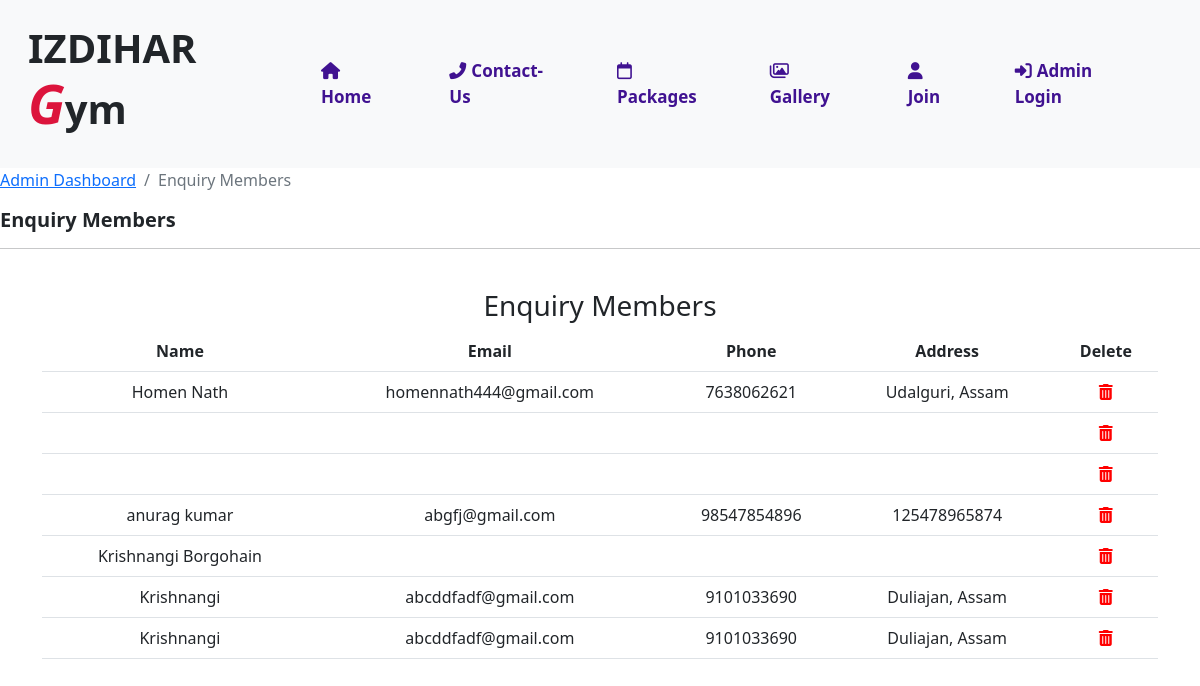
Page /admin/EnquiryMember.php on the committed database.
### tables this page shows
CREATE TABLE `join_member` (
  `id` int(11) NOT NULL,
  `name` varchar(255) NOT NULL,
  `email` varchar(255) NOT NULL,
  `phone` varchar(255) NOT NULL,
  `address` varchar(255) NOT NULL
);

### admin/EnquiryMember.php (the view, shortened to what this page needs)
<!DOCTYPE html>
<html lang="en">
<head>
    <?php include 'header.php'; ?>
</head>
<body>
    <?php include 'navbar.php'; ?>
    <nav aria-label="breadcrumb">
  <ol class="breadcrumb">
    <li class="breadcrumb-item pl-2" aria-current="page"><a href="admindashboard.php">Admin Dashboard</a></li>
    <li class="breadcrumb-item active" aria-current="page">Enquiry Members</li>
  </ol>
  <div class="col-12">
         <h5 style="font-size:20px; font-weight:bold;">Enquiry Members</h5>
         <hr>
      </div>
</nav>
    <div class="container" style="margin: top 20px;">
        <div class="row">
            <div class="col text-center">
                <h3>Enquiry Members</h3>
            </div>
        </div>
        <div class="row view-row1">
            <div class="col text-center abcd">
                <table class="table">
                    <tr>
                       <th>Name</th>
                       <th>Email</th>
                       <th>Phone</th>
                       <th>Address</th>
                       <th>Delete</th>
                    </tr>
                    <?php
                    include 'connection.php';
                    $selectquery = "select * from join_member";
                    $query = mysqli_query($conn, $selectquery);
                    while($res = mysqli_fetch_array($query))
                    {
                        ?>
                        <tr>
                        <td><?php echo $res['name'] ?></td>
                        <td><?php echo $res['email'] ?></td>
                        <td><?php echo $res['phone'] ?></td>
                        <td><?php echo $res['address'] ?></td>
                        <td><a href="deleteEnquiry.php?id=<?php echo $res['id']; ?>"><i class="fas fa-trash-alt" style="color:red"></i></td>
                    </tr>
                 <?php
                }
                ?>
                </table>
            </div>
        </div>
    </div>
</body>
</html>

### header.php (shortened to what this page needs)
<!DOCTYPE html>
<html lang="en">
<head>
</head>
<body>
</body>
</html>

### navbar.php (shortened to what this page needs)
<!DOCTYPE html>
<html lang="en">
<head>
    <?php include 'header.php'; ?>
    <link rel="stylesheet" href="navStyle.css">
    <link href="https://cdn.jsdelivr.net/npm/bootstrap@5.0.2/dist/css/bootstrap.min.css" rel="stylesheet"
>
</head>
<body>
    <nav class="navbar navbar-expand-lg navbar-light bg-light">
        <div class="container-fluid float-left">
            <h1 class="brand p-3">IZDIHAR <span style="color:crimson; font-size: 40pt;"><i>G</i></span>ym</h1>
            <div class="collapse navbar-collapse" id="navbarSupportedContent">
                <ul class="navbar-nav ms-auto mb-2 mb-lg-0">
                    <li class="nav-item">
                        <a class="nav-link active" id="nav-links" aria-current="page" href="index.php"><i
                                class="fas fa-home" style="padding-right: 5px;"></i>Home</a>
                    </li>
                    <li class="nav-item">
                        <a class="nav-link active" id="nav-links" aria-current="page" href="contactus.php"><i
                                class="fas fa-phone-alt" style="padding-right: 5px; "></i>Contact-Us</a>
                    </li>
                    <li class="nav-item">
                        <a class="nav-link active" id="nav-links" aria-current="page" href="packages.php"><i class="far fa-calendar" style="padding-right:5px"></i></i>Packages</a>
                    </li>
                    <li class="nav-item">
                        <a class="nav-link active" id="nav-links" aria-current="page" href="Gallery.php"><i
                                class="far fa-images" style="padding-right: 5px; "></i>Gallery</a>
                    </li>
                    <li class="nav-item">
                        <a class="nav-link active" id="nav-links" aria-current="page" href="joinMember.php"><i class="fas fa-user" style="padding-right: 5px;"></i>Join</a>
                    </li>
                    <li class="nav-item">
                        <a class="nav-link active" id="nav-links" aria-current="page" href="loginPage.php"><i
                                class="fas fa-sign-in-alt" style="padding-right: 5px;"></i>Admin Login</a>
                    </li>
                </ul>
            </div>
        </div>
    </nav>
</body>
</html>

### navStyle.css (style rules this page uses)
.brand { font-weight: 700; }
#nav-links { color: #401291; font-size: 17px; font-weight: 600; padding-right: 50px; }

### rows in the picture
join_member: name "Homen Nath", email "homennath444@gmail.com", phone "7638062621", address "Udalguri, Assam"
join_member: name "anurag kumar", email "abgfj@gmail.com", phone "98547854896", address "125478965874"
join_member: name "Krishnangi Borgohain"
join_member: name "Krishnangi", email "abcddfadf@gmail.com", phone "9101033690", address "Duliajan, Assam"
join_member: name "Krishnangi", email "abcddfadf@gmail.com", phone "9101033690", address "Duliajan, Assam"
